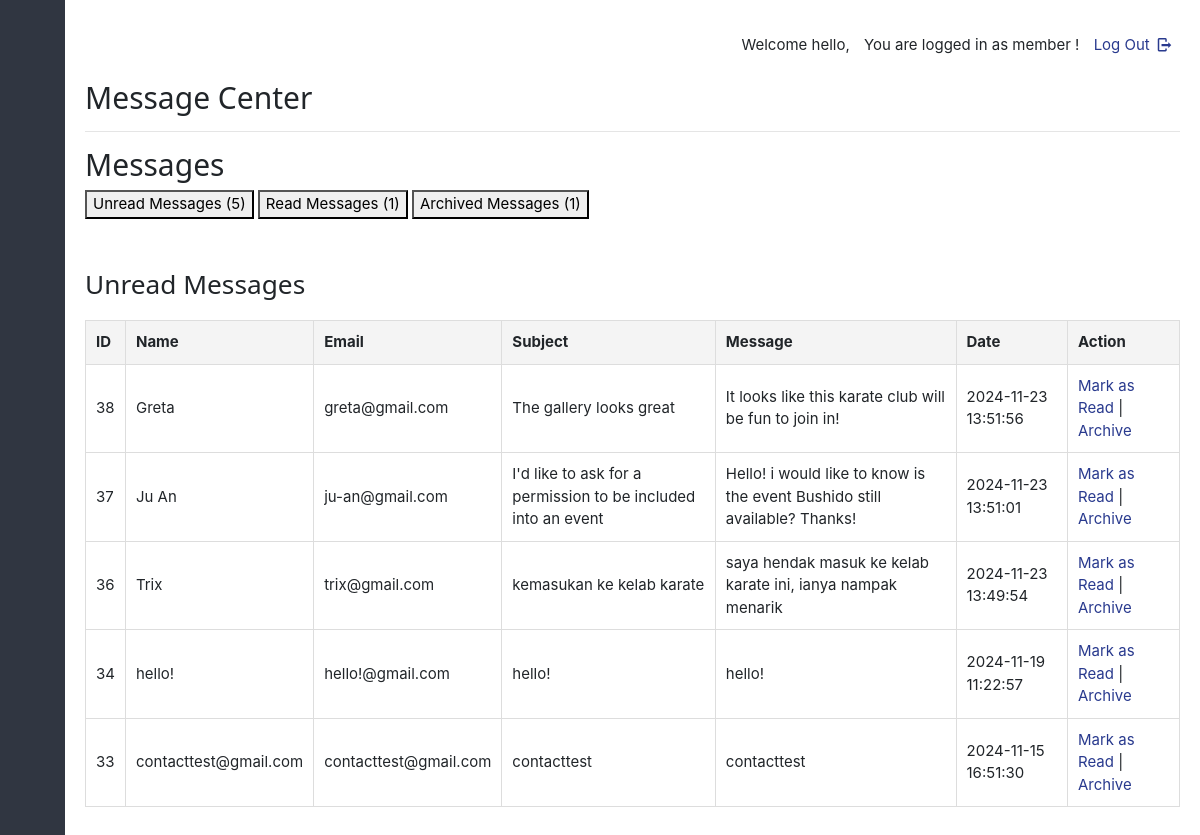
/dashboard/admin/messageCenter.php (signed in), run on the app's committed database.
### tables this page shows
CREATE TABLE IF NOT EXISTS `contact_messages` (
  `message_id` int NOT NULL AUTO_INCREMENT,
  `fullname` varchar(255) NOT NULL,
  `email` varchar(255) NOT NULL,
  `subject` varchar(255) NOT NULL,
  `message` text NOT NULL,
  `created_at` timestamp NULL DEFAULT CURRENT_TIMESTAMP,
  `read_status` varchar(8) DEFAULT NULL,
  `archive_status` tinyint(1) DEFAULT '0',
  PRIMARY KEY (`message_id`)
);

### dashboard/admin/messageCenter.php (the view, shortened to what this page needs)
<!DOCTYPE html>
<html lang="en">
<head>
    <link rel="stylesheet" href="../../css/style.css"  id="style-resource-5">
    <link rel="stylesheet" href="../../css/dashMain.css">
    <link rel="stylesheet" type="text/css" href="../../css/entypo.css">
    <link href="a1style.css" type="text/css" rel="stylesheet">
	<link rel="stylesheet" href="../../css/bootstrap.min.css">
    <link rel="stylesheet" href="../../css/insidedashboard.css">
	<link rel="stylesheet" href="../../css/dashboard/sidebar.css">
</head>
      <body class="page-body  page-fade" onload="collapseSidebar()">
    	<div class="page-container sidebar-collapsed" id="navbarcollapse">
		<div class="sidebar-menu">
			<header class="logo-env">
			</header>
    		<?php include('nav.php'); ?>
    	</div>
    		<div class="main-content">
				<div class="row">
					<div class="col-md-6 col-sm-8 clearfix">
					</div>
					<div class="col-md-6 col-sm-4 clearfix hidden-xs">
						<ul class="list-inline links-list pull-right">
							<li>
								<a href="logout.php">
									Log Out <i class="entypo-logout right"></i>
								</a>
							</li>
						</ul>
					</div>
				</div>
				<h2>Message Center</h2>
<hr />
<div class="">
    <h2>Messages</h2>
    <div class="tab-buttons"  style="margin-bottom:50px;">
        <button onclick="showTab('unread')">Unread Messages (<span id="unread-count"></span>)</button>
        <button onclick="showTab('read')">Read Messages (<span id="read-count"></span>)</button>
        <button onclick="showTab('archived')">Archived Messages (<span id="archived-count"></span>)</button>
    </div>
    <div id="unread" class="tab-content">
        <h3>Unread Messages</h3>
        <table>
            <thead>
            <tr>
                <th>ID</th>
                <th>Name</th>
                <th>Email</th>
                <th>Subject</th>
                <th>Message</th>
                <th>Date</th>
                <th>Action</th>
            </tr>
            </thead>
            <tbody>
            <?php
            $unreadQuery = "
                SELECT COUNT(*) AS count, message_id, fullname, email, subject, message, created_at
                FROM contact_messages
                WHERE (read_status IS NULL OR read_status = 0) AND archive_status = 0
                GROUP BY message, fullname, email, subject, created_at
                ORDER BY created_at DESC
            ";
            $unreadResult = $con->query($unreadQuery);
            if ($unreadResult->num_rows > 0) {
                while ($row = $unreadResult->fetch_assoc()) {
                    echo "<tr>";
                    echo "<td>" . $row["message_id"] . "</td>";
                    echo "<td>" . $row["fullname"] . "</td>";
                    echo "<td>" . $row["email"] . "</td>";
                    echo "<td>" . $row["subject"] . "</td>";
                    echo "<td>" . $row["message"] . "</td>";
                    echo "<td>" . $row["created_at"] . "</td>";
                    echo "<td><a href='?mark_as_read=" . $row["message_id"] . "&tab=unread'>Mark as Read</a> | <a href='?archive=" . $row["message_id"] . "&tab=unread'>Archive</a></td>";
                    echo "</tr>";
                }
            } else {
                echo "<tr><td colspan='7'>No unread messages found</td></tr>";
            }
            ?>
            </tbody>
        </table>
    </div>
</div>
</body>
</html>

### css/style.css (style rules this page uses)
html { font-size: 62.5%; font-family: sans-serif; }
div { display: block; }
body { font-family: "Noto Sans", sans-serif, "Helvetica Neue", Helvetica, Arial, sans-serif; font-size: 12px; line-height: 1.428571429; display: block; margin: 0; }
*, *:before, *:after { box-sizing: border-box; }
a { text-decoration: none; background: transparent; }
input, button, select, textarea { font-family: inherit; font-size: inherit; line-height: inherit; }
button, input { line-height: normal; }
button, input, select, textarea { font-family: inherit; font-size: 100%; margin: 0; }
input, textarea, select, button { text-rendering: auto; color: initial; letter-spacing: normal; word-spacing: normal; text-transform: none; text-indent: 0px; text-shadow: none; display: inline-block; text-align: start; margin: 0em; font: 400 13.3333px Arial; }
button, html input[type="button"], input[type="reset"], input[type="submit"] { cursor: pointer; }
button, select { text-transform: none; }
a { color: #373e4a; text-decoration: none; }
a { background: transparent; }
a { color: #373e4a; }
.page-container { position: relative; padding-left: 280px; }
.page-container .sidebar-menu { position: absolute; width: 280px; top: 0; left: 0; bottom: 0; background: #303641; color: #aaabae; z-index: 1; min-height: 796px; box-sizing: border-box; }
.page-container .sidebar-menu .logo-env { width: 100%; padding: 35px; padding-bottom: 10px; box-sizing: border-box; }
.page-container.sidebar-collapsed { padding-left: 65px; }
.page-container.sidebar-collapsed .sidebar-menu { z-index: 4; width: 65px; }
.page-container.sidebar-collapsed .sidebar-menu .logo-env { display: block; padding: 20px; }
.page-container .sidebar-menu .logo-env:before, .page-container .sidebar-menu .logo-env:after { content: " "; display: table; }
.page-container .sidebar-menu .logo-env:after { clear: both; }
ul, ol { margin-top: 0; margin-bottom: 8.5px; }
ul, menu, dir { display: block; list-style-type: disc; }
li { display: list-item; }
i, cite, em, var, address, dfn { font-style: italic; }

### css/dashMain.css (style rules this page uses)
.page-container .main-content { position: relative; float: left; width: 100%; padding: 20px; z-index: 2; background: #ffffff; box-sizing: border-box; }
.row { margin-left: -15px; margin-right: -15px; }
.row:before, .row:after { content: " "; display: table; }
.row:after { clear: both; }
.col-xs-1, .col-sm-1, .col-md-1, .col-lg-1, .col-xs-2, .col-sm-2, .col-md-2, .col-lg-2, .col-xs-3, .col-sm-3, .col-md-3, .col-lg-3, .col-xs-4, .col-sm-4, .col-md-4, .col-lg-4, .col-xs-5, .col-sm-5, .col-md-5, .col-lg-5, .col-xs-6, .col-sm-6, .col-md-6, .col-lg-6, .col-xs-7, .col-sm-7, .col-md-7, .col-lg-7, .col-xs-8, .col-sm-8, .col-md-8, .col-lg-8, .col-xs-9, .col-sm-9, .col-md-9, .col-lg-9, .col-xs-10, .col-sm-10, .col-md-10, .col-lg-10, .col-xs-11, .col-sm-11, .col-md-11, .col-lg-11, .col-xs-12, .col-sm-12, .col-md-12, .col-lg-12 { position: relative; min-height: 1px; padding-left: 15px; padding-right: 15px; }
.links-list { white-space: nowrap; padding-top: 14px; padding-bottom: 8px; }
.pull-right { float: right !important; }
.list-inline { padding-left: 0; list-style: none; }
ul, ol { margin-top: 0; margin-bottom: 8.5px; }
.list-inline > li:first-child { padding-left: 0; }
.list-inline > li { display: inline-block; padding-left: 5px; padding-right: 5px; }
@media (min-width: 768px) { .col-sm-1, .col-sm-2, .col-sm-3, .col-sm-4, .col-sm-5, .col-sm-6, .col-sm-7, .col-sm-8, .col-sm-9, .col-sm-10, .col-sm-11 { float: left; } }
@media (min-width: 768px) { .col-sm-8 { width: 66.66666666666666%; } }
@media (min-width: 768px) { .col-sm-4 { width: 33.33333333333333%; } }
@media (min-width: 992px) { .col-md-1, .col-md-2, .col-md-3, .col-md-4, .col-md-5, .col-md-6, .col-md-7, .col-md-8, .col-md-9, .col-md-10, .col-md-11 { float: left; } }
@media (min-width: 992px) { .col-md-6 { width: 50%; } }
a { color: #373e4a; text-decoration: none; }
a { background: transparent; }
a { color: #373e4a; }
h2, .h2 { font-size: 25px; }
hr { margin-top: 17px; margin-bottom: 17px; border: 0; border-top: 1px solid #998f8f; }
hr { box-sizing: content-box; height: 0; }
i, cite, em, var, address, dfn { font-style: italic; }

### css/dashboard/sidebar.css (style rules this page uses)
.page-container { display: flex; min-height: 100vh; }
.sidebar-menu { width: 250px; background-color: #2b303a; color: #ffffff; }
.main-content { flex-grow: 1; padding: 20px; }

### data on the page
contact_messages: message_id "38", fullname "Greta", email "greta@gmail.com", subject "The gallery looks great", message "It looks like this karate club will be fun to join in!", created_at "2024-11-23 13:51:56"
contact_messages: message_id "37", fullname "Ju An", email "ju-an@gmail.com", subject "I'd like to ask for a permission to be included into an event", message "Hello! i would like to know is the event Bushido still available? Thanks!", created_at "2024-11-23 13:51:01"
contact_messages: message_id "36", fullname "Trix", email "trix@gmail.com", subject "kemasukan ke kelab karate", message "saya hendak masuk ke kelab karate ini, ianya nampak menarik", created_at "2024-11-23 13:49:54"
contact_messages: message_id "34", fullname "hello!", email "hello!@gmail.com", subject "hello!", message "hello!", created_at "2024-11-19 11:22:57"
contact_messages: message_id "33", fullname "contacttest@gmail.com", email "contacttest@gmail.com", subject "contacttest", message "contacttest", created_at "2024-11-15 16:51:30"
